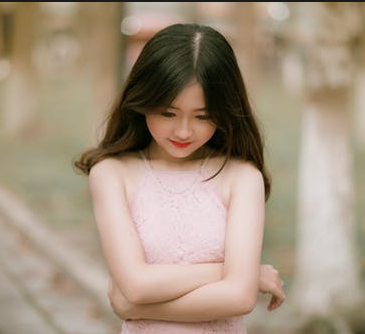
//> input picture project_code/images/test.png, 365 x 334 px
$ ./VC_FANFUHAN_OPENCV016   (built with g++ and OpenCV 4)
//> lines starting //> are read from the running program, lines starting //| are printed output that depends on the picture; after the words box and inside, x2 and y2 are one past the last pixel; in counts of white or black regions, pixels touching at a corner belong together
// VC_FANFUHAN_OPENCV016.cpp : 定義主控台應用程式的進入點。
//
/*
// Debug | x32
通用屬性
| C/C++
|	| 一般
|		| 其他 Include 目錄 -> C:\opencv\build\include
|
| 連結器
| 	|一一般
|		|  其他程式庫目錄 -> C:\opencv\build\x64\vc15\lib
|
| 	|一輸入
|		| 其他相依性 -> opencv_world411d.lib;%(AdditionalDependencies)

// Releas | x64
組態屬性
| C/C++
|	| 一般
|		| 其他 Include 目錄 -> C:\opencv\build\include
|
| 連結器
| 	|一般
|		| 其他程式庫目錄 -> C:\opencv\build\x64\vc15\lib
|
| 	|一輸入
|		| 其他相依性 -> opencv_world411.lib;%(AdditionalDependencies)

*/
#include "stdafx.h"
#include <iostream>
#include <opencv2/opencv.hpp>
#include <opencv2/core/core.hpp>
#include <opencv2/highgui/highgui.hpp>

using namespace std;
using namespace cv;

void pause()
{
	printf("Press Enter key to continue...");
	fgetc(stdin);
}
int main()
{
	Mat src = imread("../../images/test.png");
//> src is the input picture: 334 rows x 365 cols, CV_8UC3; mean B, G, R 128.5, 147.9, 165.4
	/*
	* 提取图像前景和背景
	*/
	Mat src2 = imread("../../images/boy.jpg");
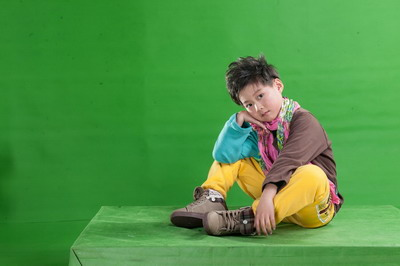
//> input picture project_code/images/boy.jpg, 400 x 266 px
//> src2 is the input picture: 266 rows x 400 cols, CV_8UC3; mean B, G, R 67.8, 146.6, 77.3
	if (src.empty() && src2.empty())
	{
		cout << "could not load image.." << endl;
		pause();
		return -1;
	}
	else
	{
		imshow("input", src);
		int h = src.rows;
//> h = 334
		int w = src.cols;
//> w = 365

		int cy = h / 2;
//> cy = 167
		int cx = w / 2;
//> cx = 182
		Rect rect(cx - 100, cy - 100, 200, 200);
//> rect = Rect(82, 67, 200, 200)
		// 注意：roi 与 src指向同一块内存区域，改变roi,src也会改变
		Mat roi = src(rect);// 感興趣區域 (Region of Interest)
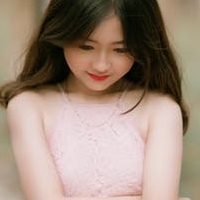
//> roi: 200 rows x 200 cols, CV_8UC3; mean B, G, R 122.9, 138.1, 158.5
		imshow("roi", roi);

		//---------------------//
		/*
		//VC_FANFUHAN_OPENCV009內容
		Mat hsv;
		imshow("input boy", src2);
		cvtColor(src2, hsv, COLOR_BGR2HSV);


		Mat mask, mask_not;// 感興趣區域 (Region of Interest)

		// 从HSV表中查到绿色的最低值和最高值，建立掩模
		inRange(hsv, Scalar(35, 43, 46), Scalar(77, 255, 255), mask);//符合規定為白色(255)，不符合範圍為黑色(0)
		bitwise_not(mask, mask_not);
		imshow("mask", mask);//背景遮罩
		imshow("mask_not", mask_not);//前景遮罩

		Mat fg, bg;
		bitwise_and(src2, src2, bg, mask);// 提取背景
		bitwise_and(src2, src2, fg, mask_not);// 提取前景
		imshow("background", bg);
		imshow("foreground", fg);
		*/

		//*
		// 人物背景图，换背景

		// load image
		Mat image = imread("../../images/boy.jpg");
		imshow("input_image", image);

		// generate mask
		Mat hsv, mask, mask_not;
		cvtColor(image, hsv, COLOR_BGR2HSV);
//> hsv: 266 rows x 400 cols, CV_8UC3; mean H, S, V 55.9, 145.8, 151.1

		inRange(hsv, Scalar(35, 43, 46), Scalar(77, 255, 255), mask);//取出綠色背景
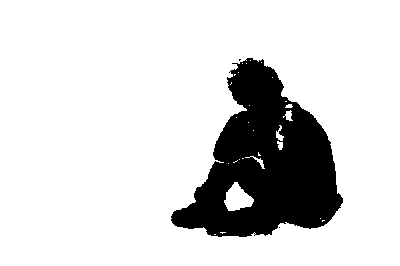
//> mask: 266 rows x 400 cols, CV_8UC1; 84.3% white; 3 black regions (2 under 20 px), largest, box (x1, y1, x2, y2) and area: (171, 58, 343, 237) 16738
		imshow("mask", mask);

		bitwise_not(mask, mask_not);
		imshow("mask_not", mask_not);//取出非綠色前景

		// extract person
		Mat person;
		bitwise_and(image, image, person, mask_not);
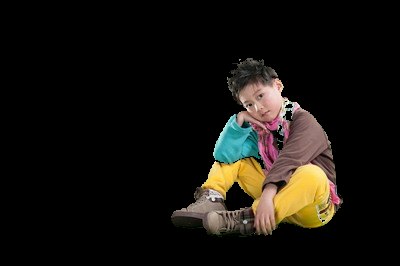
//> person: 266 rows x 400 cols, CV_8UC3; mean B, G, R 14.4, 19.4, 22.5
		imshow("person", person);

		// gengerate background
		Mat background = Mat::zeros(image.size(), image.type());//建立黑色畫布
		background.setTo(Scalar(255, 0, 0));//把黑色改成紅色
		imshow("background", background);

		// combine background + person
		Mat dst;
		bitwise_or(background, background, dst, mask);//新背景
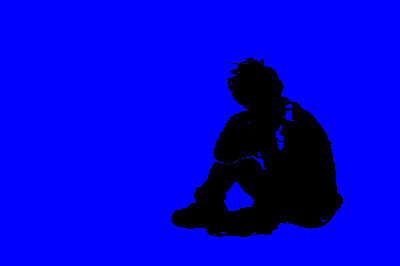
//> dst: 266 rows x 400 cols, CV_8UC3; mean B, G, R 214.9, 0, 0
		imshow("dst", dst);

		add(dst, person, dst);
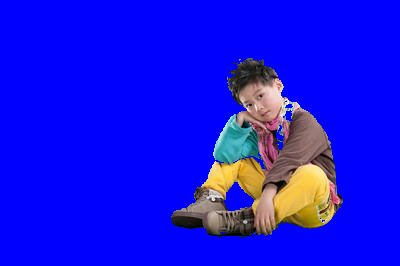
//> dst: 266 rows x 400 cols, CV_8UC3; 15.73% of pixels changed, all inside (x1, y1, x2, y2) = (171, 58, 343, 237)
		imshow("ouput", dst);
		//*/

		waitKey(0);
	}

	return 0;
}
